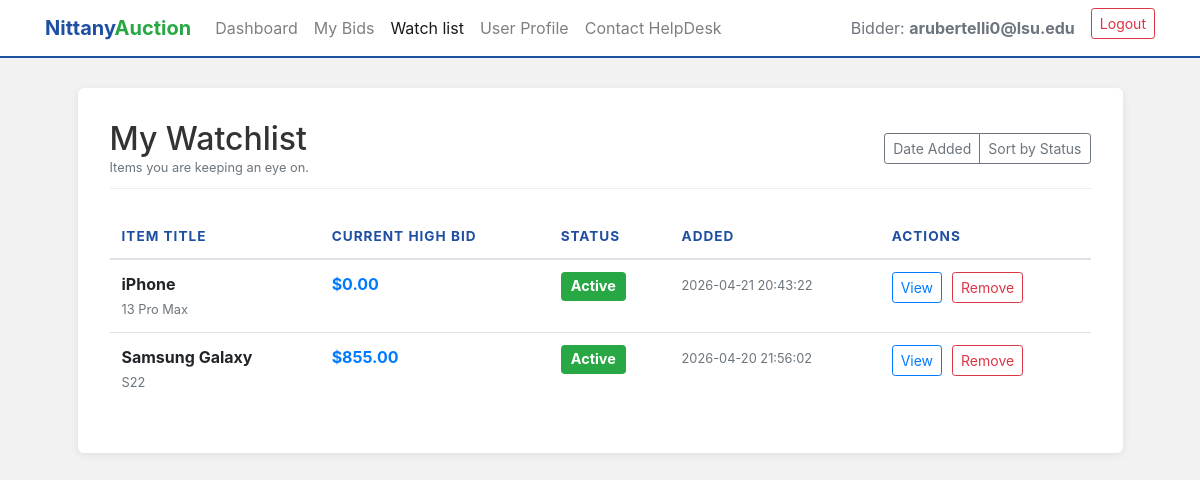
Page /watchlist (signed in) on the earlier database version.
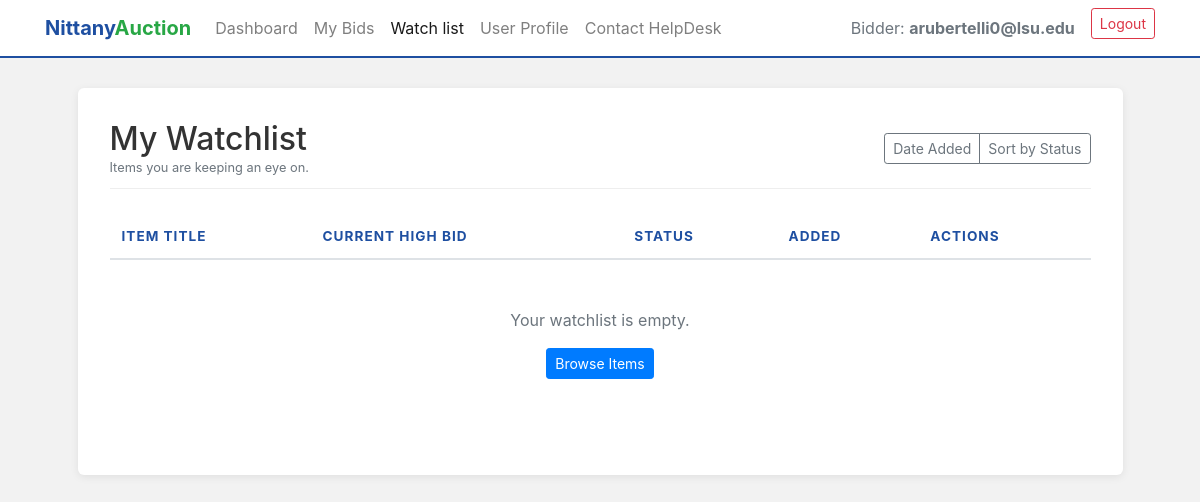
Same page on the later database version.
### tables this page shows
CREATE TABLE Watchlist (
    Bidder_Email TEXT NOT NULL,
    Seller_Email TEXT NOT NULL,
    Listing_ID INTEGER NOT NULL,
    Added_At TIMESTAMP DEFAULT CURRENT_TIMESTAMP,
    PRIMARY KEY (Bidder_Email, Seller_Email, Listing_ID),
    FOREIGN KEY (Bidder_Email) REFERENCES Bidders(email) ON DELETE CASCADE,
    FOREIGN KEY (Seller_Email, Listing_ID) REFERENCES Auction_Listings(Seller_Email, Listing_ID) ON DELETE CASCADE
);

CREATE TABLE "Auction_Listings"
(
    Seller_Email        text
        constraint Seller_Email
            references Sellers,
    Listing_ID          integer,
    Category            text,
    Auction_Title       text,
    Product_Name        text,
    Product_Description text,
    Quantity            integer,
    Reserve_Price       real,
    Max_bids            integer,
    Status              integer,
    primary key (Seller_Email, Listing_ID)
);

### app.py (the view)
@app.route('/watchlist', methods=['GET'])
def watchlist():
    user_email = session.get('email')
    roles = session.get('roles', [])
    if not user_email or 'bidder' not in roles:
        return redirect(url_for('authenticate', error='Access denied. Bidder account required.'))
    connection = get_connection()
    connection.row_factory = sqlite3.Row
    cursor = connection.cursor()
    sort = request.args.get('sort', 'date')
    order_clause = "W.Added_At DESC"
    if sort == 'status':
        order_clause = "A.Status ASC, W.Added_At DESC"
    cursor.execute(f"""
        SELECT W.Seller_Email, W.Listing_ID, W.Added_At,
               A.Auction_Title, A.Product_Name, A.Status
        FROM Watchlist W
        JOIN Auction_Listings A ON W.Listing_ID = A.Listing_ID AND W.Seller_Email = A.Seller_Email
        WHERE W.Bidder_Email = ?
        ORDER BY {order_clause}
    """, (user_email,))
    saved_items = cursor.fetchall()
    connection.close()
    processed_items = []
    for row in saved_items:
        item = dict(row)
        conn2 = get_connection()
        cur2 = conn2.cursor()
        cur2.execute("SELECT MAX(Bid_price) FROM Bids WHERE listing_id = ? AND seller_email = ?", (item['Listing_ID'], item['Seller_Email']))
        highest = cur2.fetchone()[0]
        item['Current_High_Bid'] = highest if highest else 0
        conn2.close()
        processed_items.append(item)
    return render_template('watchlist.html', listings=processed_items, email=user_email)

### app.py (called while the page is built)
@app.before_request
def ensure_roles_loaded():
    if 'email' in session and 'roles' not in session:
        connection = get_connection()
        cursor = connection.cursor()
        roles = []
        cursor.execute("SELECT 1 FROM Helpdesk WHERE email = ?", (session['email'],))
        if cursor.fetchone(): roles.append('helpdesk')
        cursor.execute("SELECT 1 FROM Sellers WHERE email = ?", (session['email'],))
        if cursor.fetchone(): roles.append('seller')
        cursor.execute("SELECT 1 FROM Bidders WHERE email = ?", (session['email'],))
        if cursor.fetchone(): roles.append('bidder')
        connection.close()
        session['roles'] = roles

def get_connection():
    conn = sql.connect(DB_NAME)
    return conn

@app.context_processor
def inject_notification_count():
    count = 0
    user_email = session.get('email')
    if user_email:
        try:
            connection = get_connection()
            cursor = connection.cursor()
            cursor.execute('SELECT COUNT(*) FROM Notifications WHERE user_email = ? AND is_read = 0', (user_email,))
            count = cursor.fetchone()[0]
            connection.close()
        except Exception:
            pass
    return dict(notification_count=count)

### templates/watchlist.html (shortened to what this page needs)
<!DOCTYPE html>
<html lang="en">
<head>
    <link rel="stylesheet" href="https://stackpath.bootstrapcdn.com/bootstrap/4.4.1/css/bootstrap.min.css"
>
</head>
<body>
    <nav class="navbar navbar-expand-lg navbar-light">
        <div class="container">
            <a class="navbar-brand brand-text" href="/bidder">
                <span class="nittany">Nittany</span><span class="auction">Auction</span>
            </a>
            <div class="collapse navbar-collapse" id="bidderNavbar">
                <ul class="navbar-nav mr-auto">
                    <li class="nav-item">
                        <a class="nav-link" href="/bidder">Dashboard</a>
                    </li>
                    <li class="nav-item">
                        <a class="nav-link" href="/my-bids">My Bids</a>
                    </li>
                    <li class="nav-item">
                        <a class="nav-link active" href="/watchlist">Watch list</a>
                    </li>
                    <li>
                        <a class="nav-link" href="/profile">User Profile</a>
                    </li>
                    <li class="nav-item">
                        <a class="nav-link" href="/contact-helpdesk">Contact HelpDesk</a>
                    </li>
                </ul>
                <ul class="navbar-nav ml-auto">
                    <li class="nav-item">
                        <span class="nav-link text-muted">Bidder: <strong>{{ email }}</strong></span>
                    </li>
                    <li class="nav-item">
                        <a class="btn btn-sm btn-outline-danger ml-2" href="/login">Logout</a>
                    </li>
                </ul>
            </div>
        </div>
    </nav>
    <div class="container">
        <div class="row justify-content-center">
            <div class="col-md-11 dashboard-card">
                <div class="section-header d-flex justify-content-between align-items-center">
                    <div>
                        <h2 class="mb-0">My Watchlist</h2>
                        <p class="text-muted small mb-0">Items you are keeping an eye on.</p>
                    </div>
                    <div class="btn-group">
                        <a href="/watchlist?sort=date" class="btn btn-sm btn-outline-secondary">Date Added</a>
                        <a href="/watchlist?sort=status" class="btn btn-sm btn-outline-secondary">Sort by Status</a>
                    </div>
                </div>
                <div class="table-responsive">
                    <table class="table table-hover">
                        <thead>
                            <tr>
                                <th>Item Title</th>
                                <th>Current High Bid</th>
                                <th>Status</th>
                                <th>Added</th>
                                <th>Actions</th>
                            </tr>
                        </thead>
                        <tbody>
                            {% for item in listings %}
                            <tr>
                                <td>
                                    <strong>{{ item.Auction_Title }}</strong><br>
                                    <small class="text-muted">{{ item.Product_Name }}</small>
                                </td>
                                <td class="text-primary font-weight-bold">
                                    ${{ "{:,.2f}".format(item.Current_High_Bid | float) }}
                                </td>
                                <td>
                                    {% if item.Status == 1 %}
                                    <span class="badge badge-success">Active</span>
                                    {% elif item.Status == 0 %}
                                    <span class="badge badge-secondary">Inactive</span>
                                    {% elif item.Status == 2 %}
                                    <span class="badge badge-info" style="background-color: #1e4fa1;">Sold</span>
                                    {% elif item.Status == 3 %}
                                    <span class="badge badge-warning"
                                        style="background-color: #ffc107; color: #212529;">Reserve Not Met</span>
                                    {% endif %}
                                </td>
                                <td class="text-muted"><small>{{ item.Added_At }}</small></td>
                                <td>
                                    <div class="d-flex" style="gap: 10px;">
                                        <a href="/item-details?item={{ item.Listing_ID }}&seller={{ item.Seller_Email }}&source=watchlist"
                                            class="btn btn-sm btn-outline-primary">View</a>
                                        <button type="button" class="btn btn-sm btn-outline-danger" data-toggle="modal"
                                            data-target="#removeModal{{ item.Listing_ID }}">
                                            Remove
                                        </button>
                                    </div>
                                </td>
                            </tr>
                            {% else %}
                            <tr>
                                <td colspan="5" class="text-center py-5 text-muted">
                                    Your watchlist is empty. <br>
                                    <a href="/bidder" class="btn btn-primary btn-sm mt-3">Browse Items</a>
                                </td>
                            </tr>
                            {% endfor %}
                        </tbody>
                    </table>
                </div>
            </div>
        </div>
    </div>
</body>
</html>

### templates/watchlist.html (style rules this page uses)
body { background-color: #f2f2f2; }
.navbar { background-color: white; border-bottom: 2px solid #1e4fa1; margin-bottom: 30px; }
.brand-text .nittany { color: #1e4fa1; font-weight: bold; }
.brand-text .auction { color: #28a745; font-weight: bold; }
.dashboard-card { background: white; border-radius: 6px; box-shadow: 0 2px 8px rgba(0, 0, 0, 0.08); padding: 2rem; margin-bottom: 50px; }
.section-header { color: #333; border-bottom: 1px solid #eee; padding-bottom: 10px; margin-bottom: 25px; }
.table thead th { border-top: none; color: #1e4fa1; text-transform: uppercase; font-size: 0.85rem; letter-spacing: 1px; }

Differences in the rows shown:
removed Watchlist: Auction_Title "iPhone", Product_Name "13 Pro Max", Current_High_Bid "0.00", Added_At "2026-04-21 20:43:22"
removed Watchlist: Auction_Title "Samsung Galaxy", Product_Name "S22", Current_High_Bid "855.00", Added_At "2026-04-20 21:56:02"
Other differences:
text now shown: "Your watchlist is empty. Browse Items"
